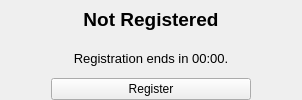
             <widget class="QWidget" name="page">
              <layout class="QVBoxLayout" name="verticalLayout_5">
               <property name="spacing">
                <number>0</number>
               </property>
               <property name="topMargin">
                <number>0</number>
               </property>
               <property name="bottomMargin">
                <number>0</number>
               </property>
               <item>
                <widget class="QLabel" name="uiTmRegStatus">
                 <property name="font">
                  <font>
                   <pointsize>14</pointsize>
                   <weight>75</weight>
                   <bold>true</bold>
                  </font>
                 </property>
                 <property name="text">
                  <string>Not Registered</string>
                 </property>
                 <property name="alignment">
                  <set>Qt::AlignCenter</set>
                 </property>
                </widget>
               </item>
               <item>
                <widget class="QLabel" name="uiTmRegTimer">
                 <property name="font">
                  <font>
                   <pointsize>10</pointsize>
                  </font>
                 </property>
                 <property name="text">
                  <string>Registration ends in 00:00.</string>
                 </property>
                 <property name="alignment">
                  <set>Qt::AlignCenter</set>
                 </property>
                </widget>
               </item>
               <item>
                <layout class="QHBoxLayout" name="horizontalLayout_5">
                 <item>
                  <spacer name="horizontalSpacer_2">
                   <property name="orientation">
                    <enum>Qt::Horizontal</enum>
                   </property>
                   <property name="sizeHint" stdset="0">
                    <size>
                     <width>40</width>
                     <height>20</height>
                    </size>
                   </property>
                  </spacer>
                 </item>
                 <item>
                  <widget class="QPushButton" name="uiTmRegisterButton">
                   <property name="minimumSize">
                    <size>
                     <width>200</width>
                     <height>0</height>
                    </size>
                   </property>
                   <property name="text">
                    <string>Register</string>
                   </property>
                  </widget>
                 </item>
                 <item>
                  <spacer name="horizontalSpacer">
                   <property name="orientation">
                    <enum>Qt::Horizontal</enum>
                   </property>
                   <property name="sizeHint" stdset="0">
                    <size>
                     <width>40</width>
                     <height>20</height>
                    </size>
                   </property>
                  </spacer>
                 </item>
                </layout>
               </item>
              </layout>
             </widget>
